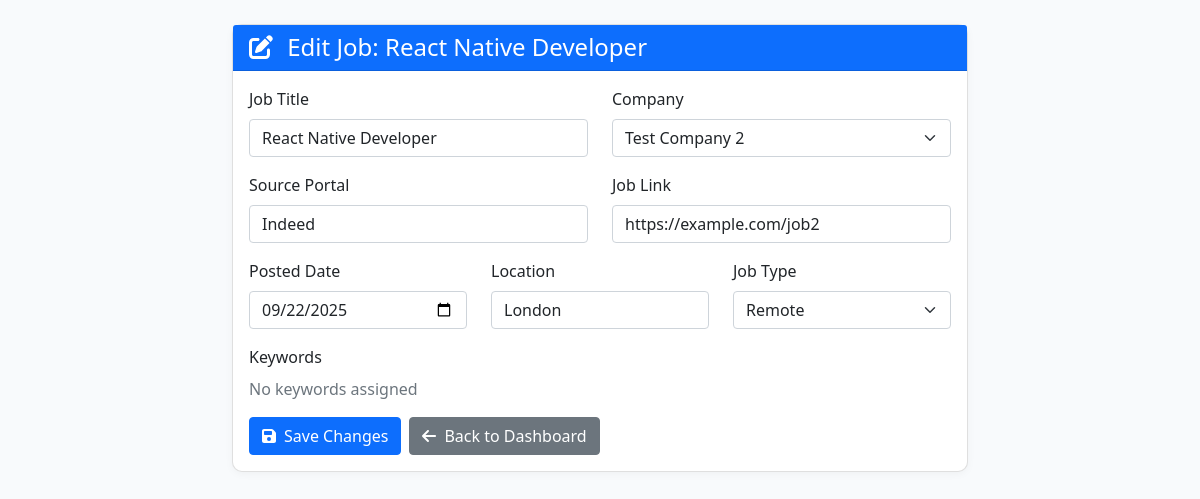
Screenshot of /job/edit/86/ with the database file from the repository.
### scrapper/models.py (models this page shows, shortened)
class Job(models.Model):
    title = models.CharField(max_length=255)
    company = models.ForeignKey(Company, on_delete=models.CASCADE, related_name='jobs')
    source_portal = models.CharField(max_length=100)
    job_link = models.URLField()
    posted_date = models.DateField()
    location = models.CharField(max_length=255)
    job_type = models.CharField(max_length=50, choices=[('remote', 'Remote'), ('full-time', 'Full-time'), ('freelance', 'Freelance')], blank=True, null=True)
    keywords = models.ManyToManyField(Keyword, blank=True)
    class Meta:
        ordering = ['-posted_date']

class Company(models.Model):
    name = models.CharField(max_length=255)
    url = models.URLField(blank=True, null=True)
    size = models.CharField(max_length=100, blank=True, null=True)
    market = models.CharField(max_length=10, choices=[('USA', 'USA'), ('UK', 'UK')], blank=True, null=True)
    class Meta:
        ordering = ['name']

### scrapper/views.py (the view, shortened to what this page needs)
# urls.py: path('job/edit/<int:job_id>/', EditJobView.as_view(), name='edit_job'),
class EditJobView(View):
    def get(self, request, job_id):
        job = Job.objects.get(id=job_id)
        companies = Company.objects.all()
        return render(request, 'edit_job.html', {'job': job, 'companies': companies})

### templates/edit_job.html (shortened to what this page needs)
<!DOCTYPE html>
<html lang="en">
<head>
    <link href="https://cdn.jsdelivr.net/npm/bootstrap@5.1.3/dist/css/bootstrap.min.css" rel="stylesheet">
    <link href="/static/css/custom.css" rel="stylesheet">
</head>
<body>
    <div class="container mt-4">
        <div class="row justify-content-center">
            <div class="col-md-8">
                <div class="card">
                    <div class="card-header bg-primary text-white">
                        <h4 class="mb-0">
                            <i class="fas fa-edit me-2"></i>
                            Edit Job: {{ job.title }}
                        </h4>
                    </div>
                    <div class="card-body">
                        <form method="post">
                            <div class="row">
                                <div class="col-md-6">
                                    <div class="mb-3">
                                        <label for="title" class="form-label">Job Title</label>
                                        <input type="text" class="form-control" id="title" name="title" value="{{ job.title }}" required>
                                    </div>
                                </div>
                                <div class="col-md-6">
                                    <div class="mb-3">
                                        <label for="company" class="form-label">Company</label>
                                        <select class="form-select" id="company" name="company" required>
                                            {% for company in companies %}
                                                <option value="{{ company.id }}" {% if company.id == job.company.id %}selected{% endif %}>
                                                    {{ company.name }}
                                                </option>
                                            {% endfor %}
                                        </select>
                                    </div>
                                </div>
                            </div>
                            <div class="row">
                                <div class="col-md-6">
                                    <div class="mb-3">
                                        <label for="source_portal" class="form-label">Source Portal</label>
                                        <input type="text" class="form-control" id="source_portal" name="source_portal" value="{{ job.source_portal }}">
                                    </div>
                                </div>
                                <div class="col-md-6">
                                    <div class="mb-3">
                                        <label for="job_link" class="form-label">Job Link</label>
                                        <input type="url" class="form-control" id="job_link" name="job_link" value="{{ job.job_link }}">
                                    </div>
                                </div>
                            </div>
                            <div class="row">
                                <div class="col-md-4">
                                    <div class="mb-3">
                                        <label for="posted_date" class="form-label">Posted Date</label>
                                        <input type="date" class="form-control" id="posted_date" name="posted_date" value="{{ job.posted_date|date:'Y-m-d' }}">
                                    </div>
                                </div>
                                <div class="col-md-4">
                                    <div class="mb-3">
                                        <label for="location" class="form-label">Location</label>
                                        <input type="text" class="form-control" id="location" name="location" value="{{ job.location }}">
                                    </div>
                                </div>
                                <div class="col-md-4">
                                    <div class="mb-3">
                                        <label for="job_type" class="form-label">Job Type</label>
                                        <select class="form-select" id="job_type" name="job_type">
                                            <option value="remote" {% if job.job_type == 'remote' %}selected{% endif %}>Remote</option>
                                        </select>
                                    </div>
                                </div>
                            </div>
                            <div class="mb-3">
                                <label class="form-label">Keywords</label>
                                <div class="d-flex flex-wrap gap-2">
                                    {% for keyword in job.keywords.all %}
                                        <span class="badge bg-secondary">{{ keyword.word }}</span>
                                    {% empty %}
                                        <span class="text-muted">No keywords assigned</span>
                                    {% endfor %}
                                </div>
                            </div>
                            <div class="d-flex gap-2">
                                <button type="submit" class="btn btn-primary">
                                    <i class="fas fa-save me-2"></i>Save Changes
                                </button>
                                <a href="{% url 'dashboard' %}" class="btn btn-secondary">
                                    <i class="fas fa-arrow-left me-2"></i>Back to Dashboard
                                </a>
                            </div>
                        </form>
                    </div>
                </div>
            </div>
        </div>
    </div>
</body>
</html>

### static/css/custom.css (style rules this page uses)
body { background-color: #f8fafc; }
.card { box-shadow: 0 2px 8px rgba(0,0,0,0.04); border-radius: 10px; }

### rows the page displays
Job: title "React Native Developer", company "Test Company 2", source_portal "Indeed", job_link "https://example.com/job2", posted_date "09/22/2025", location "London", job_type "Remote"
